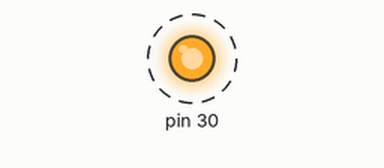
A sketch run on a simulated Arduino Mega 2560, built with avr-gcc and run on an emulated ATmega2560. Parts: output pins drawn as LEDs (lit = HIGH). Dashed ring = blinking.

Above: at 0.15 s.
Timing chart, 0 to 3.0 s (numbered marks = the images above):
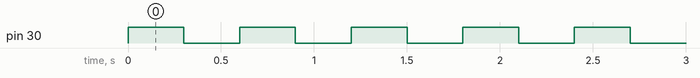

The sketch:

Blink_test.ino
```cpp
void setup() {
  // put your setup code here, to run once:
  pinMode(30,OUTPUT);
}

void loop() {
  // put your main code here, to run repeatedly:
  digitalWrite(30, HIGH);
  delay(300);
  digitalWrite(30, LOW);
  delay(300);
}
```

Measured:
- by itself, pin 30: alternates HIGH for 0.30 s and LOW for 0.30 s
